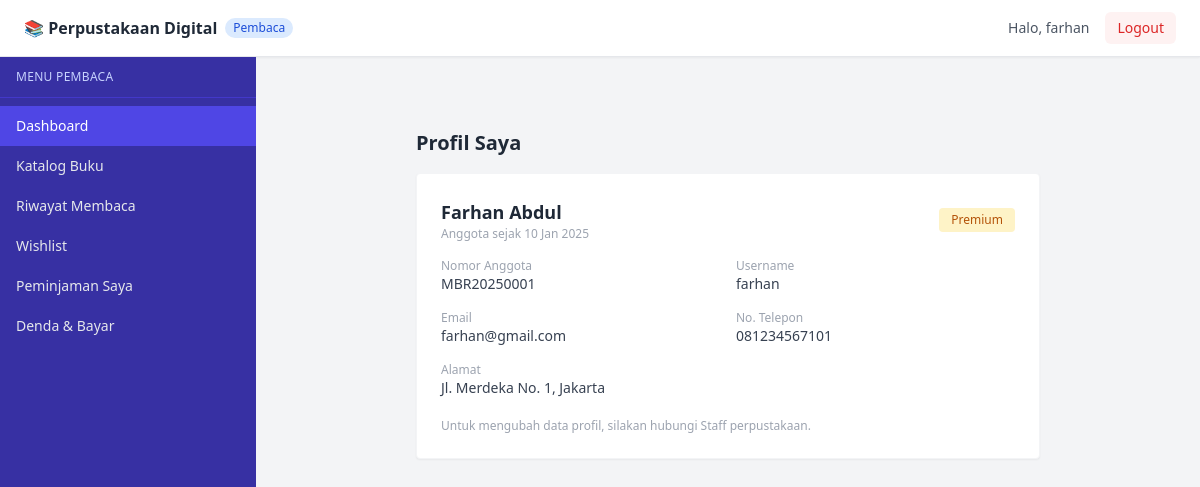
Screenshot of /pembaca/dashboard.php (signed in) with the database file from the repository.
### tables this page shows
CREATE TABLE IF NOT EXISTS member_profiles (
    id INT PRIMARY KEY AUTO_INCREMENT,
    user_id INT NOT NULL UNIQUE,
    member_number VARCHAR(20) NOT NULL UNIQUE,
    full_name VARCHAR(100) NOT NULL,
    address TEXT,
    phone_number VARCHAR(15),
    membership_type ENUM('Free', 'Premium') DEFAULT 'Free',
    FOREIGN KEY (user_id) REFERENCES users(id) ON DELETE CASCADE
);

CREATE TABLE IF NOT EXISTS users (
    id INT PRIMARY KEY AUTO_INCREMENT,
    username VARCHAR(50) NOT NULL UNIQUE,
    email VARCHAR(100) NOT NULL UNIQUE,
    password VARCHAR(255) NOT NULL,
    is_active BOOLEAN DEFAULT TRUE,
    created_at TIMESTAMP DEFAULT CURRENT_TIMESTAMP
);

### pembaca/dashboard.php (the view, shortened to what this page needs)
<?php
require_once '../config/database.php';
$user_id = $_SESSION['user_id'];
$stmt = $conn->prepare("
    SELECT u.username, u.email, u.created_at,
           mp.member_number, mp.full_name, mp.address, mp.phone_number, mp.membership_type
    FROM users u
    JOIN member_profiles mp ON mp.user_id = u.id
    WHERE u.id = ?
");
$stmt->bind_param('i', $user_id);
$stmt->execute();
$profile = $stmt->get_result()->fetch_assoc();
require_once '../includes/header.php';
?>
<div class="p-6 max-w-2xl mx-auto">
    <h1 class="text-xl font-semibold text-gray-800 mb-4">Profil Saya</h1>
    <?php if ($profile): ?>
        <div class="bg-white rounded shadow-sm border border-gray-100 p-6">
            <div class="flex items-center justify-between mb-4">
                <div>
                    <h2 class="text-lg font-semibold text-gray-800"><?= htmlspecialchars($profile['full_name']) ?></h2>
                    <p class="text-xs text-gray-400">Anggota sejak <?= date('d M Y', strtotime($profile['created_at'])) ?></p>
                </div>
                <span class="px-3 py-1 rounded text-xs <?= $profile['membership_type'] === 'Premium' ? 'bg-amber-100 text-amber-700' : 'bg-gray-100 text-gray-600' ?>">
                    <?= htmlspecialchars($profile['membership_type']) ?>
                </span>
            </div>
            <div class="grid grid-cols-1 sm:grid-cols-2 gap-4 text-sm">
                <div>
                    <p class="text-xs text-gray-400">Nomor Anggota</p>
                    <p class="text-gray-700"><?= htmlspecialchars($profile['member_number']) ?></p>
                </div>
                <div>
                    <p class="text-xs text-gray-400">Username</p>
                    <p class="text-gray-700"><?= htmlspecialchars($profile['username']) ?></p>
                </div>
                <div>
                    <p class="text-xs text-gray-400">Email</p>
                    <p class="text-gray-700"><?= htmlspecialchars($profile['email']) ?></p>
                </div>
                <div>
                    <p class="text-xs text-gray-400">No. Telepon</p>
                    <p class="text-gray-700"><?= htmlspecialchars($profile['phone_number'] ?: '-') ?></p>
                </div>
                <div class="sm:col-span-2">
                    <p class="text-xs text-gray-400">Alamat</p>
                    <p class="text-gray-700"><?= htmlspecialchars($profile['address'] ?: '-') ?></p>
                </div>
            </div>
            <p class="text-xs text-gray-400 mt-5">
                Untuk mengubah data profil, silakan hubungi Staff perpustakaan.
            </p>
        </div>
    <?php else: ?>
        <p class="text-gray-400 text-sm">Profil tidak ditemukan.</p>
    <?php endif; ?>
</div>
<?php require_once '../includes/footer.php'; ?>

### rows the page displays
member_profiles: full_name "Farhan Abdul", user.created_at "10 Jan 2025", membership_type "Premium", member_number "MBR20250001", user.username "farhan", user.email "farhan@gmail.com", phone_number "081234567101", address "Jl. Merdeka No. 1, Jakarta"

### other values shown
$_SESSION['role'] "Pembaca"
$_SESSION['username'] "farhan"
$currentRole "PEMBACA"
$menu['label'] "Dashboard"
$menu['label'] "Katalog Buku"
$menu['label'] "Riwayat Membaca"
$menu['label'] "Wishlist"
$menu['label'] "Peminjaman Saya"
$menu['label'] "Denda & Bayar"
